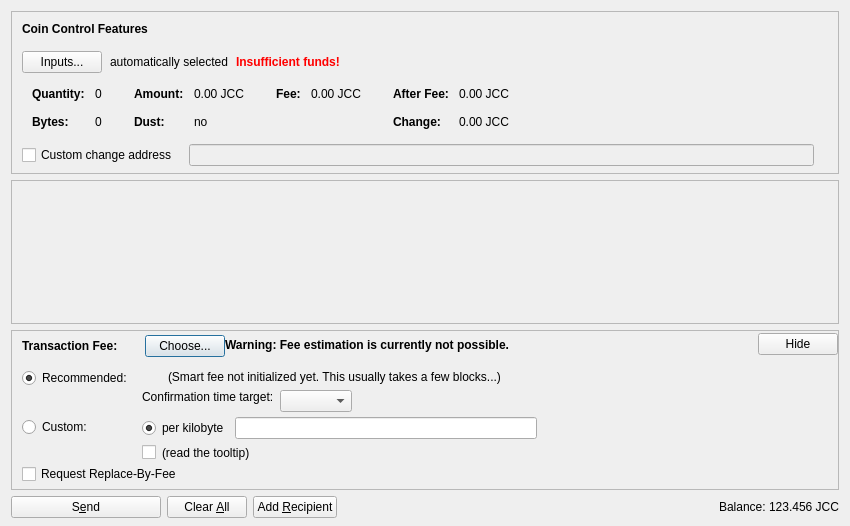
<?xml version="1.0" encoding="UTF-8"?>
<ui version="4.0">
 <class>SendCoinsDialog</class>
 <widget class="QDialog" name="SendCoinsDialog">
  <property name="geometry">
   <rect>
    <x>0</x>
    <y>0</y>
    <width>850</width>
    <height>526</height>
   </rect>
  </property>
  <property name="windowTitle">
   <string>Send Coins</string>
  </property>
  <layout class="QVBoxLayout" name="verticalLayout" stretch="0,1,0,0">
   <property name="bottomMargin">
    <number>8</number>
   </property>
   <item>
    <widget class="QFrame" name="frameCoinControl">
     <property name="sizePolicy">
      <sizepolicy hsizetype="Expanding" vsizetype="Expanding">
       <horstretch>0</horstretch>
       <verstretch>0</verstretch>
      </sizepolicy>
     </property>
     <property name="maximumSize">
      <size>
       <width>16777215</width>
       <height>16777215</height>
      </size>
     </property>
     <property name="frameShape">
      <enum>QFrame::StyledPanel</enum>
     </property>
     <property name="frameShadow">
      <enum>QFrame::Sunken</enum>
     </property>
     <layout class="QVBoxLayout" name="verticalLayoutCoinControl2">
      <property name="spacing">
       <number>0</number>
      </property>
      <property name="leftMargin">
       <number>0</number>
      </property>
      <property name="topMargin">
       <number>0</number>
      </property>
      <property name="rightMargin">
       <number>0</number>
      </property>
      <property name="bottomMargin">
       <number>6</number>
      </property>
      <item>
       <layout class="QVBoxLayout" name="verticalLayoutCoinControl" stretch="0,0,0,0,1">
        <property name="spacing">
         <number>0</number>
        </property>
        <property name="leftMargin">
         <number>10</number>
        </property>
        <property name="topMargin">
         <number>10</number>
        </property>
        <item>
         <layout class="QHBoxLayout" name="horizontalLayoutCoinControl1">
          <property name="bottomMargin">
           <number>15</number>
          </property>
          <item>
           <widget class="QLabel" name="labelCoinControlFeatures">
            <property name="sizePolicy">
             <sizepolicy hsizetype="Preferred" vsizetype="Maximum">
              <horstretch>0</horstretch>
              <verstretch>0</verstretch>
             </sizepolicy>
            </property>
            <property name="font">
             <font>
              <weight>75</weight>
              <bold>true</bold>
             </font>
            </property>
            <property name="styleSheet">
             <string notr="true">font-weight:bold;</string>
            </property>
            <property name="text">
             <string>Coin Control Features</string>
            </property>
           </widget>
          </item>
         </layout>
        </item>
        <item>
         <layout class="QHBoxLayout" name="horizontalLayoutCoinControl2" stretch="0,0,0,0">
          <property name="spacing">
           <number>8</number>
          </property>
          <property name="bottomMargin">
           <number>10</number>
          </property>
          <item>
           <widget class="QPushButton" name="pushButtonCoinControl">
            <property name="styleSheet">
             <string notr="true"/>
            </property>
            <property name="text">
             <string>Inputs...</string>
            </property>
            <property name="autoDefault">
             <bool>false</bool>
            </property>
           </widget>
          </item>
          <item>
           <widget class="QLabel" name="labelCoinControlAutomaticallySelected">
            <property name="text">
             <string>automatically selected</string>
            </property>
            <property name="margin">
             <number>5</number>
            </property>
           </widget>
          </item>
          <item>
           <widget class="QLabel" name="labelCoinControlInsuffFunds">
            <property name="font">
             <font>
              <weight>75</weight>
              <bold>true</bold>
             </font>
            </property>
            <property name="styleSheet">
             <string notr="true">color:red;font-weight:bold;</string>
            </property>
            <property name="text">
             <string>Insufficient funds!</string>
            </property>
            <property name="margin">
             <number>5</number>
            </property>
           </widget>
          </item>
          <item>
           <spacer name="horizontalSpacerCoinControl">
            <property name="orientation">
             <enum>Qt::Horizontal</enum>
            </property>
            <property name="sizeHint" stdset="0">
             <size>
              <width>40</width>
              <height>1</height>
             </size>
            </property>
           </spacer>
          </item>
         </layout>
        </item>
        <item>
         <widget class="QWidget" name="widgetCoinControl" native="true">
          <property name="sizePolicy">
           <sizepolicy hsizetype="Preferred" vsizetype="Preferred">
            <horstretch>0</horstretch>
            <verstretch>0</verstretch>
           </sizepolicy>
          </property>
          <property name="minimumSize">
           <size>
            <width>0</width>
            <height>0</height>
           </size>
          </property>
          <property name="styleSheet">
           <string notr="true"/>
          </property>
          <layout class="QHBoxLayout" name="horizontalLayoutCoinControl5">
           <property name="leftMargin">
            <number>0</number>
           </property>
           <property name="topMargin">
            <number>0</number>
           </property>
           <property name="rightMargin">
            <number>0</number>
           </property>
           <property name="bottomMargin">
            <number>0</number>
           </property>
           <item>
            <layout class="QHBoxLayout" name="horizontalLayoutCoinControl3" stretch="0,0,0,1">
             <property name="spacing">
              <number>20</number>
             </property>
             <property name="topMargin">
              <number>0</number>
             </property>
             <property name="bottomMargin">
              <number>10</number>
             </property>
             <item>
              <layout class="QFormLayout" name="formLayoutCoinControl1">
               <property name="horizontalSpacing">
                <number>10</number>
               </property>
               <property name="verticalSpacing">
                <number>14</number>
               </property>
               <property name="leftMargin">
                <number>10</number>
               </property>
               <property name="topMargin">
                <number>4</number>
               </property>
               <property name="rightMargin">
                <number>6</number>
               </property>
               <item row="0" column="0">
                <widget class="QLabel" name="labelCoinControlQuantityText">
                 <property name="font">
                  <font>
                   <weight>75</weight>
                   <bold>true</bold>
                  </font>
                 </property>
                 <property name="text">
                  <string>Quantity:</string>
                 </property>
                 <property name="margin">
                  <number>0</number>
                 </property>
                </widget>
               </item>
               <item row="0" column="1">
                <widget class="QLabel" name="labelCoinControlQuantity">
                 <property name="cursor">
                  <cursorShape>IBeamCursor</cursorShape>
                 </property>
                 <property name="contextMenuPolicy">
                  <enum>Qt::ActionsContextMenu</enum>
                 </property>
                 <property name="text">
                  <string notr="true">0</string>
                 </property>
                 <property name="margin">
                  <number>0</number>
                 </property>
                 <property name="textInteractionFlags">
                  <set>Qt::LinksAccessibleByMouse|Qt::TextSelectableByKeyboard|Qt::TextSelectableByMouse</set>
                 </property>
                </widget>
               </item>
               <item row="1" column="0">
                <widget class="QLabel" name="labelCoinControlBytesText">
                 <property name="font">
                  <font>
                   <weight>75</weight>
                   <bold>true</bold>
                  </font>
                 </property>
                 <property name="text">
                  <string>Bytes:</string>
                 </property>
                </widget>
               </item>
               <item row="1" column="1">
                <widget class="QLabel" name="labelCoinControlBytes">
                 <property name="cursor">
                  <cursorShape>IBeamCursor</cursorShape>
                 </property>
                 <property name="contextMenuPolicy">
                  <enum>Qt::ActionsContextMenu</enum>
                 </property>
                 <property name="text">
                  <string notr="true">0</string>
                 </property>
                 <property name="textInteractionFlags">
                  <set>Qt::LinksAccessibleByMouse|Qt::TextSelectableByKeyboard|Qt::TextSelectableByMouse</set>
                 </property>
                </widget>
               </item>
              </layout>
             </item>
             <item>
              <layout class="QFormLayout" name="formLayoutCoinControl2">
               <property name="horizontalSpacing">
                <number>10</number>
               </property>
               <property name="verticalSpacing">
                <number>14</number>
               </property>
               <property name="leftMargin">
                <number>6</number>
               </property>
               <property name="topMargin">
                <number>4</number>
               </property>
               <property name="rightMargin">
                <number>6</number>
               </property>
               <item row="0" column="0">
                <widget class="QLabel" name="labelCoinControlAmountText">
                 <property name="font">
                  <font>
                   <weight>75</weight>
                   <bold>true</bold>
                  </font>
                 </property>
                 <property name="text">
                  <string>Amount:</string>
                 </property>
                 <property name="margin">
                  <number>0</number>
                 </property>
                </widget>
               </item>
               <item row="0" column="1">
                <widget class="QLabel" name="labelCoinControlAmount">
                 <property name="cursor">
                  <cursorShape>IBeamCursor</cursorShape>
                 </property>
                 <property name="contextMenuPolicy">
                  <enum>Qt::ActionsContextMenu</enum>
                 </property>
                 <property name="text">
                  <string notr="true">0.00 JCC</string>
                 </property>
                 <property name="textInteractionFlags">
                  <set>Qt::LinksAccessibleByMouse|Qt::TextSelectableByKeyboard|Qt::TextSelectableByMouse</set>
                 </property>
                </widget>
               </item>
               <item row="1" column="0">
                <widget class="QLabel" name="labelCoinControlLowOutputText">
                 <property name="font">
                  <font>
                   <weight>75</weight>
                   <bold>true</bold>
                  </font>
                 </property>
                 <property name="text">
                  <string>Dust:</string>
                 </property>
                </widget>
               </item>
               <item row="1" column="1">
                <widget class="QLabel" name="labelCoinControlLowOutput">
                 <property name="cursor">
                  <cursorShape>IBeamCursor</cursorShape>
                 </property>
                 <property name="contextMenuPolicy">
                  <enum>Qt::ActionsContextMenu</enum>
                 </property>
                 <property name="text">
                  <string notr="true">no</string>
                 </property>
                 <property name="textInteractionFlags">
                  <set>Qt::LinksAccessibleByMouse|Qt::TextSelectableByKeyboard|Qt::TextSelectableByMouse</set>
                 </property>
                </widget>
               </item>
              </layout>
             </item>
             <item>
              <layout class="QFormLayout" name="formLayoutCoinControl3">
               <property name="horizontalSpacing">
                <number>10</number>
               </property>
               <property name="verticalSpacing">
                <number>14</number>
               </property>
               <property name="leftMargin">
                <number>6</number>
               </property>
               <property name="topMargin">
                <number>4</number>
               </property>
               <property name="rightMargin">
                <number>6</number>
               </property>
               <item row="0" column="0">
                <widget class="QLabel" name="labelCoinControlFeeText">
                 <property name="font">
                  <font>
                   <weight>75</weight>
                   <bold>true</bold>
                  </font>
                 </property>
                 <property name="text">
                  <string>Fee:</string>
                 </property>
                 <property name="margin">
                  <number>0</number>
                 </property>
                </widget>
               </item>
               <item row="0" column="1">
                <widget class="QLabel" name="labelCoinControlFee">
                 <property name="cursor">
                  <cursorShape>IBeamCursor</cursorShape>
                 </property>
                 <property name="contextMenuPolicy">
                  <enum>Qt::ActionsContextMenu</enum>
                 </property>
                 <property name="text">
                  <string notr="true">0.00 JCC</string>
                 </property>
                 <property name="textInteractionFlags">
                  <set>Qt::LinksAccessibleByMouse|Qt::TextSelectableByKeyboard|Qt::TextSelectableByMouse</set>
                 </property>
                </widget>
               </item>
              </layout>
             </item>
             <item>
              <layout class="QFormLayout" name="formLayoutCoinControl4">
               <property name="horizontalSpacing">
                <number>10</number>
               </property>
               <property name="verticalSpacing">
                <number>14</number>
               </property>
               <property name="leftMargin">
                <number>6</number>
               </property>
               <property name="topMargin">
                <number>4</number>
               </property>
               <property name="rightMargin">
                <number>6</number>
               </property>
               <item row="0" column="0">
                <widget class="QLabel" name="labelCoinControlAfterFeeText">
                 <property name="font">
                  <font>
                   <weight>75</weight>
                   <bold>true</bold>
                  </font>
                 </property>
                 <property name="text">
                  <string>After Fee:</string>
                 </property>
                 <property name="margin">
                  <number>0</number>
                 </property>
                </widget>
               </item>
               <item row="0" column="1">
                <widget class="QLabel" name="labelCoinControlAfterFee">
                 <property name="cursor">
                  <cursorShape>IBeamCursor</cursorShape>
                 </property>
                 <property name="contextMenuPolicy">
                  <enum>Qt::ActionsContextMenu</enum>
                 </property>
                 <property name="text">
                  <string notr="true">0.00 JCC</string>
                 </property>
                 <property name="textInteractionFlags">
                  <set>Qt::LinksAccessibleByMouse|Qt::TextSelectableByKeyboard|Qt::TextSelectableByMouse</set>
                 </property>
                </widget>
               </item>
               <item row="1" column="0">
                <widget class="QLabel" name="labelCoinControlChangeText">
                 <property name="font">
                  <font>
                   <weight>75</weight>
                   <bold>true</bold>
                  </font>
                 </property>
                 <property name="text">
                  <string>Change:</string>
                 </property>
                </widget>
               </item>
               <item row="1" column="1">
                <widget class="QLabel" name="labelCoinControlChange">
                 <property name="cursor">
                  <cursorShape>IBeamCursor</cursorShape>
                 </property>
                 <property name="contextMenuPolicy">
                  <enum>Qt::ActionsContextMenu</enum>
                 </property>
                 <property name="text">
                  <string notr="true">0.00 JCC</string>
                 </property>
                 <property name="textInteractionFlags">
                  <set>Qt::LinksAccessibleByMouse|Qt::TextSelectableByKeyboard|Qt::TextSelectableByMouse</set>
                 </property>
                </widget>
               </item>
              </layout>
             </item>
            </layout>
           </item>
          </layout>
         </widget>
        </item>
        <item>
         <layout class="QHBoxLayout" name="horizontalLayoutCoinControl4" stretch="0,0,0">
          <property name="spacing">
           <number>12</number>
          </property>
          <property name="sizeConstraint">
           <enum>QLayout::SetDefaultConstraint</enum>
          </property>
          <property name="topMargin">
           <number>5</number>
          </property>
          <property name="rightMargin">
           <number>5</number>
          </property>
          <item>
           <widget class="QCheckBox" name="checkBoxCoinControlChange">
            <property name="toolTip">
             <string>If this is activated, but the change address is empty or invalid, change will be sent to a newly generated address.</string>
            </property>
            <property name="text">
             <string>Custom change address</string>
            </property>
           </widget>
          </item>
          <item>
           <widget class="QValidatedLineEdit" name="lineEditCoinControlChange">
            <property name="enabled">
             <bool>false</bool>
            </property>
            <property name="sizePolicy">
             <sizepolicy hsizetype="Expanding" vsizetype="Fixed">
              <horstretch>0</horstretch>
              <verstretch>0</verstretch>
             </sizepolicy>
            </property>
           </widget>
          </item>
          <item>
           <widget class="QLabel" name="labelCoinControlChangeLabel">
            <property name="sizePolicy">
             <sizepolicy hsizetype="Preferred" vsizetype="Expanding">
              <horstretch>0</horstretch>
              <verstretch>0</verstretch>
             </sizepolicy>
            </property>
            <property name="minimumSize">
             <size>
              <width>0</width>
              <height>0</height>
             </size>
            </property>
            <property name="text">
             <string/>
            </property>
            <property name="margin">
             <number>3</number>
            </property>
           </widget>
          </item>
         </layout>
        </item>
        <item>
         <spacer name="verticalSpacerCoinControl">
          <property name="orientation">
           <enum>Qt::Vertical</enum>
          </property>
          <property name="sizeHint" stdset="0">
           <size>
            <width>800</width>
            <height>1</height>
           </size>
          </property>
         </spacer>
        </item>
       </layout>
      </item>
     </layout>
    </widget>
   </item>
   <item>
    <widget class="QScrollArea" name="scrollArea">
     <property name="widgetResizable">
      <bool>true</bool>
     </property>
     <widget class="QWidget" name="scrollAreaWidgetContents">
      <property name="geometry">
       <rect>
        <x>0</x>
        <y>0</y>
        <width>830</width>
        <height>104</height>
       </rect>
      </property>
      <layout class="QVBoxLayout" name="verticalLayout_2" stretch="0,1">
       <property name="leftMargin">
        <number>0</number>
       </property>
       <property name="topMargin">
        <number>0</number>
       </property>
       <property name="rightMargin">
        <number>0</number>
       </property>
       <property name="bottomMargin">
        <number>0</number>
       </property>
       <item>
        <layout class="QVBoxLayout" name="entries">
         <property name="spacing">
          <number>6</number>
         </property>
        </layout>
       </item>
       <item>
        <spacer name="verticalSpacer">
         <property name="orientation">
          <enum>Qt::Vertical</enum>
         </property>
         <property name="sizeHint" stdset="0">
          <size>
           <width>20</width>
           <height>40</height>
          </size>
         </property>
        </spacer>
       </item>
      </layout>
     </widget>
    </widget>
   </item>
   <item>
    <widget class="QFrame" name="frameFee">
     <property name="sizePolicy">
      <sizepolicy hsizetype="Expanding" vsizetype="Expanding">
       <horstretch>0</horstretch>
       <verstretch>0</verstretch>
      </sizepolicy>
     </property>
     <property name="maximumSize">
      <size>
       <width>16777215</width>
       <height>16777215</height>
      </size>
     </property>
     <property name="frameShape">
      <enum>QFrame::StyledPanel</enum>
     </property>
     <property name="frameShadow">
      <enum>QFrame::Sunken</enum>
     </property>
     <layout class="QVBoxLayout" name="verticalLayoutFee1">
      <property name="spacing">
       <number>0</number>
      </property>
      <property name="leftMargin">
       <number>0</number>
      </property>
      <property name="topMargin">
       <number>0</number>
      </property>
      <property name="rightMargin">
       <number>0</number>
      </property>
      <property name="bottomMargin">
       <number>0</number>
      </property>
      <item>
       <layout class="QVBoxLayout" name="verticalLayoutFee2" stretch="0,0,0">
        <property name="spacing">
         <number>0</number>
        </property>
        <property name="leftMargin">
         <number>10</number>
        </property>
        <property name="topMargin">
         <number>0</number>
        </property>
        <item>
         <layout class="QHBoxLayout" name="horizontalLayoutFee1">
          <property name="bottomMargin">
           <number>0</number>
          </property>
          <item>
           <layout class="QVBoxLayout" name="verticalLayoutFee7">
            <property name="spacing">
             <number>0</number>
            </property>
            <item>
             <spacer name="verticalSpacerSmartFee">
              <property name="orientation">
               <enum>Qt::Vertical</enum>
              </property>
              <property name="sizeType">
               <enum>QSizePolicy::Fixed</enum>
              </property>
              <property name="sizeHint" stdset="0">
               <size>
                <width>1</width>
                <height>4</height>
               </size>
              </property>
             </spacer>
            </item>
            <item>
             <layout class="QHBoxLayout" name="horizontalLayoutSmartFee">
              <property name="spacing">
               <number>10</number>
              </property>
              <item>
               <widget class="QLabel" name="labelFeeHeadline">
                <property name="sizePolicy">
                 <sizepolicy hsizetype="Preferred" vsizetype="Maximum">
                  <horstretch>0</horstretch>
                  <verstretch>0</verstretch>
                 </sizepolicy>
                </property>
                <property name="font">
                 <font>
                  <weight>75</weight>
                  <bold>true</bold>
                 </font>
                </property>
                <property name="styleSheet">
                 <string notr="true">font-weight:bold;</string>
                </property>
                <property name="text">
                 <string>Transaction Fee:</string>
                </property>
               </widget>
              </item>
              <item>
               <widget class="QLabel" name="labelFeeMinimized">
                <property name="text">
                 <string/>
                </property>
               </widget>
              </item>
              <item>
               <widget class="QPushButton" name="buttonChooseFee">
                <property name="text">
                 <string>Choose...</string>
                </property>
               </widget>
              </item>
             </layout>
            </item>
            <item>
             <spacer name="verticalSpacer_5">
              <property name="orientation">
               <enum>Qt::Vertical</enum>
              </property>
              <property name="sizeHint" stdset="0">
               <size>
                <width>1</width>
                <height>1</height>
               </size>
              </property>
             </spacer>
            </item>
           </layout>
          </item>
          <item>
           <widget class="QLabel" name="fallbackFeeWarningLabel">
            <property name="toolTip">
             <string>Using the fallbackfee can result in sending a transaction that will take several hours or days (or never) to confirm. Consider choosing your fee manually or wait until you have validated the complete chain.</string>
            </property>
            <property name="font">
            <font>
                <weight>75</weight>
                <bold>true</bold>
            </font>
            </property>
            <property name="text">
             <string>Warning: Fee estimation is currently not possible.</string>
            </property>
            <property name="wordWrap">
             <bool>false</bool>
            </property>
           </widget>
          </item>
          <item>
           <spacer name="horizontalSpacer_4">
            <property name="orientation">
             <enum>Qt::Horizontal</enum>
            </property>
            <property name="sizeType">
             <enum>QSizePolicy::MinimumExpanding</enum>
            </property>
            <property name="sizeHint" stdset="0">
             <size>
              <width>40</width>
              <height>20</height>
             </size>
            </property>
           </spacer>
          </item>
          <item>
           <widget class="QPushButton" name="buttonMinimizeFee">
            <property name="toolTip">
             <string>collapse fee-settings</string>
            </property>
            <property name="text">
             <string>Hide</string>
            </property>
           </widget>
          </item>
         </layout>
        </item>
        <item>
         <widget class="QFrame" name="frameFeeSelection">
          <layout class="QVBoxLayout" name="verticalLayoutFee12">
           <property name="spacing">
            <number>0</number>
           </property>
           <property name="leftMargin">
            <number>0</number>
           </property>
           <property name="topMargin">
            <number>0</number>
           </property>
           <property name="rightMargin">
            <number>0</number>
           </property>
           <property name="bottomMargin">
            <number>0</number>
           </property>
           <item>
            <layout class="QGridLayout" name="gridLayoutFee">
             <property name="topMargin">
              <number>10</number>
             </property>
             <property name="bottomMargin">
              <number>4</number>
             </property>
             <property name="horizontalSpacing">
              <number>10</number>
             </property>
             <property name="verticalSpacing">
              <number>4</number>
             </property>
             <item row="1" column="1">
              <layout class="QVBoxLayout" name="verticalLayoutFee8">
               <property name="spacing">
                <number>6</number>
               </property>
               <item>
                <layout class="QHBoxLayout" name="horizontalLayoutFee13">
                 <item>
                  <widget class="QRadioButton" name="radioCustomPerKilobyte">
                   <property name="toolTip">
                    <string>If the custom fee is set to 1000 satoshis and the transaction is only 250 bytes, then &quot;per kilobyte&quot; only pays 250 satoshis in fee, while &quot;total at least&quot; pays 1000 satoshis. For transactions bigger than a kilobyte both pay by kilobyte.</string>
                   </property>
                   <property name="text">
                    <string>per kilobyte</string>
                   </property>
                   <property name="checked">
                    <bool>true</bool>
                   </property>
                   <attribute name="buttonGroup">
                    <string notr="true">groupCustomFee</string>
                   </attribute>
                  </widget>
                 </item>
                 <item>
                  <widget class="BitcoinAmountField" name="customFee"/>
                 </item>
                 <item>
                  <spacer name="horizontalSpacer_6">
                   <property name="orientation">
                    <enum>Qt::Horizontal</enum>
                   </property>
                   <property name="sizeHint" stdset="0">
                    <size>
                     <width>1</width>
                     <height>1</height>
                    </size>
                   </property>
                  </spacer>
                 </item>
                </layout>
               </item>
               <item>
                <layout class="QHBoxLayout" name="horizontalLayoutFee8">
                 <item>
                  <widget class="QCheckBox" name="checkBoxMinimumFee">
                   <property name="toolTip">
                    <string>Paying only the minimum fee is just fine as long as there is less transaction volume than space in the blocks. But be aware that this can end up in a never confirming transaction once there is more demand for johnnycash transactions than the network can process.</string>
                   </property>
                   <property name="text">
                    <string/>
                   </property>
                  </widget>
                 </item>
                 <item>
                  <widget class="QLabel" name="labelMinFeeWarning">
                   <property name="enabled">
                    <bool>true</bool>
                   </property>
                   <property name="toolTip">
                    <string>Paying only the minimum fee is just fine as long as there is less transaction volume than space in the blocks. But be aware that this can end up in a never confirming transaction once there is more demand for johnnycash transactions than the network can process.</string>
                   </property>
                   <property name="text">
                    <string>(read the tooltip)</string>
                   </property>
                   <property name="margin">
                    <number>5</number>
                   </property>
                  </widget>
                 </item>
                 <item>
                  <spacer name="horizontalSpacer_2">
                   <property name="orientation">
                    <enum>Qt::Horizontal</enum>
                   </property>
                   <property name="sizeHint" stdset="0">
                    <size>
                     <width>1</width>
                     <height>1</height>
                    </size>
                   </property>
                  </spacer>
                 </item>
                </layout>
               </item>
              </layout>
             </item>
             <item row="0" column="0">
              <layout class="QVBoxLayout" name="verticalLayoutFee4" stretch="0,1">
               <item>
                <widget class="QRadioButton" name="radioSmartFee">
                 <property name="text">
                  <string>Recommended:</string>
                 </property>
                 <property name="checked">
                  <bool>true</bool>
                 </property>
                 <attribute name="buttonGroup">
                  <string notr="true">groupFee</string>
                 </attribute>
                </widget>
               </item>
               <item>
                <spacer name="verticalSpacer_2">
                 <property name="orientation">
                  <enum>Qt::Vertical</enum>
                 </property>
                 <property name="sizeHint" stdset="0">
                  <size>
                   <width>1</width>
                   <height>1</height>
                  </size>
                 </property>
                </spacer>
               </item>
              </layout>
             </item>
             <item row="1" column="0">
              <layout class="QVBoxLayout" name="verticalLayoutFee9" stretch="0,1">
               <item>
                <widget class="QRadioButton" name="radioCustomFee">
                 <property name="text">
                  <string>Custom:</string>
                 </property>
                 <attribute name="buttonGroup">
                  <string notr="true">groupFee</string>
                 </attribute>
                </widget>
               </item>
               <item>
                <spacer name="verticalSpacer_6">
                 <property name="orientation">
                  <enum>Qt::Vertical</enum>
                 </property>
                 <property name="sizeHint" stdset="0">
                  <size>
                   <width>1</width>
                   <height>1</height>
                  </size>
                 </property>
                </spacer>
               </item>
              </layout>
             </item>
             <item row="0" column="1">
              <layout class="QVBoxLayout" name="verticalLayoutFee3" stretch="0,0,1">
               <property name="spacing">
                <number>6</number>
               </property>
               <property name="topMargin">
                <number>2</number>
               </property>
               <item>
                <layout class="QHBoxLayout" name="horizontalLayoutFee12">
                 <item>
                  <widget class="QLabel" name="labelSmartFee">
                   <property name="text">
                    <string/>
                   </property>
                   <property name="margin">
                    <number>2</number>
                   </property>
                  </widget>
                 </item>
                 <item>
                  <widget class="QLabel" name="labelFeeEstimation">
                   <property name="text">
                    <string/>
                   </property>
                  </widget>
                 </item>
                 <item>
                  <widget class="QLabel" name="labelSmartFee2">
                   <property name="text">
                    <string>(Smart fee not initialized yet. This usually takes a few blocks...)</string>
                   </property>
                   <property name="margin">
                    <number>2</number>
                   </property>
                  </widget>
                 </item>
                 <item>
                  <spacer name="horizontalSpacer_5">
                   <property name="orientation">
                    <enum>Qt::Horizontal</enum>
                   </property>
                   <property name="sizeHint" stdset="0">
                    <size>
                     <width>1</width>
                     <height>1</height>
                    </size>
                   </property>
                  </spacer>
                 </item>
                </layout>
               </item>
               <item>
                <layout class="QHBoxLayout" name="horizontalLayoutFee9">
                 <item>
                  <layout class="QVBoxLayout" name="verticalLayoutFee6">
                   <item>
                    <widget class="QLabel" name="labelSmartFee3">
                     <property name="text">
                      <string>Confirmation time target:</string>
                     </property>
                     <property name="margin">
                      <number>2</number>
                     </property>
                    </widget>
                   </item>
                   <item>
                    <spacer name="verticalSpacer_3">
                     <property name="orientation">
                      <enum>Qt::Vertical</enum>
                     </property>
                     <property name="sizeHint" stdset="0">
                      <size>
                       <width>1</width>
                       <height>1</height>
                      </size>
                     </property>
                    </spacer>
                   </item>
                  </layout>
                 </item>
                 <item>
                  <layout class="QVBoxLayout" name="verticalLayoutFee5">
                   <property name="rightMargin">
                    <number>30</number>
                   </property>
                   <item>
                    <layout class="QHBoxLayout" name="horizontalLayoutConfTarget">
                     <property name="bottomMargin">
                      <number>0</number>
                     </property>
                     <item>
                      <widget class="QComboBox" name="confTargetSelector"/>
                     </item>
                     <item>
                      <spacer name="horizontalSpacerConfTarget">
                       <property name="orientation">
                        <enum>Qt::Horizontal</enum>
                       </property>
                       <property name="sizeHint" stdset="0">
                        <size>
                         <width>40</width>
                         <height>20</height>
                        </size>
                       </property>
                      </spacer>
                     </item>
                    </layout>
                   </item>
                  </layout>
                 </item>
                </layout>
               </item>
               <item>
                <spacer name="verticalSpacer_4">
                 <property name="orientation">
                  <enum>Qt::Vertical</enum>
                 </property>
                 <property name="sizeHint" stdset="0">
                  <size>
                   <width>1</width>
                   <height>1</height>
                  </size>
                 </property>
                </spacer>
               </item>
              </layout>
             </item>
            </layout>
           </item>
           <item>
            <widget class="QCheckBox" name="optInRBF">
             <property name="text">
              <string>Request Replace-By-Fee</string>
             </property>
             <property name="toolTip">
              <string>Indicates that the sender may wish to replace this transaction with a new one paying higher fees (prior to being confirmed).</string>
             </property>
            </widget>
           </item>
          </layout>
         </widget>
        </item>
        <item>
         <spacer name="verticalSpacerFee">
          <property name="orientation">
           <enum>Qt::Vertical</enum>
          </property>
          <property name="sizeHint" stdset="0">
           <size>
            <width>40</width>
            <height>5</height>
           </size>
          </property>
         </spacer>
        </item>
       </layout>
      </item>
     </layout>
    </widget>
   </item>
   <item>
    <layout class="QHBoxLayout" name="horizontalLayout">
     <item>
      <widget class="QPushButton" name="sendButton">
       <property name="minimumSize">
        <size>
         <width>150</width>
         <height>0</height>
        </size>
       </property>
       <property name="toolTip">
        <string>Confirm the send action</string>
       </property>
       <property name="text">
        <string>S&amp;end</string>
       </property>
       <property name="icon">
        <iconset resource="../bitcoin.qrc">
         <normaloff>:/icons/send</normaloff>:/icons/send</iconset>
       </property>
       <property name="autoDefault">
        <bool>false</bool>
       </property>
       <property name="default">
        <bool>false</bool>
       </property>
      </widget>
     </item>
     <item>
      <widget class="QPushButton" name="clearButton">
       <property name="sizePolicy">
        <sizepolicy hsizetype="Minimum" vsizetype="Fixed">
         <horstretch>0</horstretch>
         <verstretch>0</verstretch>
        </sizepolicy>
       </property>
       <property name="toolTip">
        <string>Clear all fields of the form.</string>
       </property>
       <property name="text">
        <string>Clear &amp;All</string>
       </property>
       <property name="icon">
        <iconset resource="../bitcoin.qrc">
         <normaloff>:/icons/remove</normaloff>:/icons/remove</iconset>
       </property>
       <property name="autoDefault">
        <bool>false</bool>
       </property>
      </widget>
     </item>
     <item>
      <widget class="QPushButton" name="addButton">
       <property name="toolTip">
        <string>Send to multiple recipients at once</string>
       </property>
       <property name="text">
        <string>Add &amp;Recipient</string>
       </property>
       <property name="icon">
        <iconset resource="../bitcoin.qrc">
         <normaloff>:/icons/add</normaloff>:/icons/add</iconset>
       </property>
       <property name="autoDefault">
        <bool>false</bool>
       </property>
      </widget>
     </item>
     <item>
      <spacer name="horizontalSpacer">
       <property name="orientation">
        <enum>Qt::Horizontal</enum>
       </property>
       <property name="sizeHint" stdset="0">
        <size>
         <width>40</width>
         <height>20</height>
        </size>
       </property>
      </spacer>
     </item>
     <item>
      <layout class="QHBoxLayout" name="horizontalLayout_2">
       <property name="spacing">
        <number>3</number>
       </property>
       <item>
        <widget class="QLabel" name="label">
         <property name="sizePolicy">
          <sizepolicy hsizetype="Preferred" vsizetype="Fixed">
           <horstretch>0</horstretch>
           <verstretch>0</verstretch>
          </sizepolicy>
         </property>
         <property name="text">
          <string>Balance:</string>
         </property>
        </widget>
       </item>
       <item>
        <widget class="QLabel" name="labelBalance">
         <property name="sizePolicy">
          <sizepolicy hsizetype="Preferred" vsizetype="Fixed">
           <horstretch>0</horstretch>
           <verstretch>0</verstretch>
          </sizepolicy>
         </property>
         <property name="cursor">
          <cursorShape>IBeamCursor</cursorShape>
         </property>
         <property name="text">
          <string notr="true">123.456 JCC</string>
         </property>
         <property name="textInteractionFlags">
          <set>Qt::LinksAccessibleByMouse|Qt::TextSelectableByKeyboard|Qt::TextSelectableByMouse</set>
         </property>
        </widget>
       </item>
      </layout>
     </item>
    </layout>
   </item>
  </layout>
 </widget>
 <customwidgets>
  <customwidget>
   <class>QValidatedLineEdit</class>
   <extends>QLineEdit</extends>
   <header>qvalidatedlineedit.h</header>
  </customwidget>
  <customwidget>
   <class>BitcoinAmountField</class>
   <extends>QLineEdit</extends>
   <header>bitcoinamountfield.h</header>
   <container>1</container>
  </customwidget>
 </customwidgets>
 <resources>
  <include location="../bitcoin.qrc"/>
 </resources>
 <connections/>
 <buttongroups>
  <buttongroup name="groupFee"/>
  <buttongroup name="groupCustomFee"/>
 </buttongroups>
</ui>
